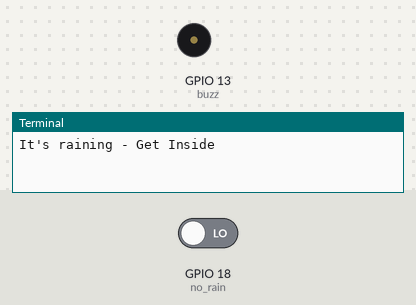
Recording of a program running on a simulated Raspberry Pi (BCM pin numbers). Parts: buzzer (waves = sounding, pin HIGH), the last lines printed to the terminal. Inputs (shaded band) come from the test bench; at power-on: GPIO 18 (no_rain) LOW.

Above: at 1.2 s.
1.3 s: GPIO 18 (no_rain) driven HIGH
At 2.1 s:
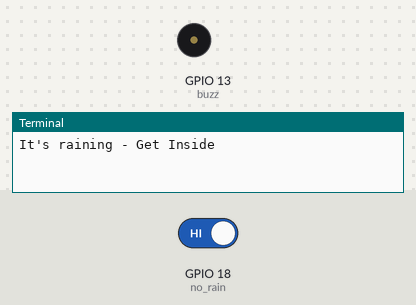
3.5 s: GPIO 18 (no_rain) driven LOW
At 3.65 s:
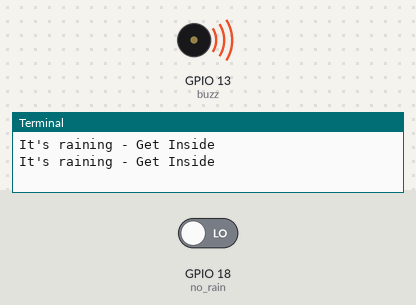
Timing chart, 0 to 13.0 s (numbered marks = the images above; inputs shaded):
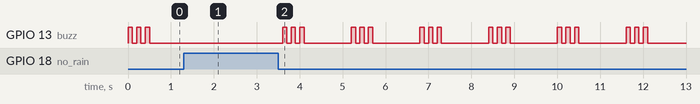

Measured:
- after the input at 1.3 s, GPIO 13 (buzz): stops changing and stays LOW
- after the input at 3.5 s, GPIO 13 (buzz): LOW → HIGH after 0.10 s, then repeats every 1.6 s: 2 × (LOW 0.10 s, HIGH 0.10 s), LOW 1.1 s, HIGH 0.10 s
- by itself, GPIO 13 (buzz): alternates HIGH for 0.10 s and LOW for 0.10 s, 6 changes in all, then stays LOW

The program:

Raindrop.py
```python
### RAIN ALERT SYSTEM ###

#Import the required libraries
from time import sleep
from gpiozero import Buzzer, InputDevice

buzz    = Buzzer(13)        # Buzzer at GPIO 13
no_rain = InputDevice(18)   # Digital pin at GPIO 18

def buzz_now(iterations):        # User Defined Function with one argument
    for x in range(iterations):  # For loop for the buzzer to buzz
        buzz.on()
        sleep(0.1)
        buzz.off()
        sleep(0.1)

while True:                                 # Loop Forever
    if not no_rain.is_active:               # HIGH = no rain, LOW = rain detected
        print("It's raining - Get Inside")  # Print the message on the screen
        buzz_now(3)                         # Buzz for 3 times
    sleep(1)
```
